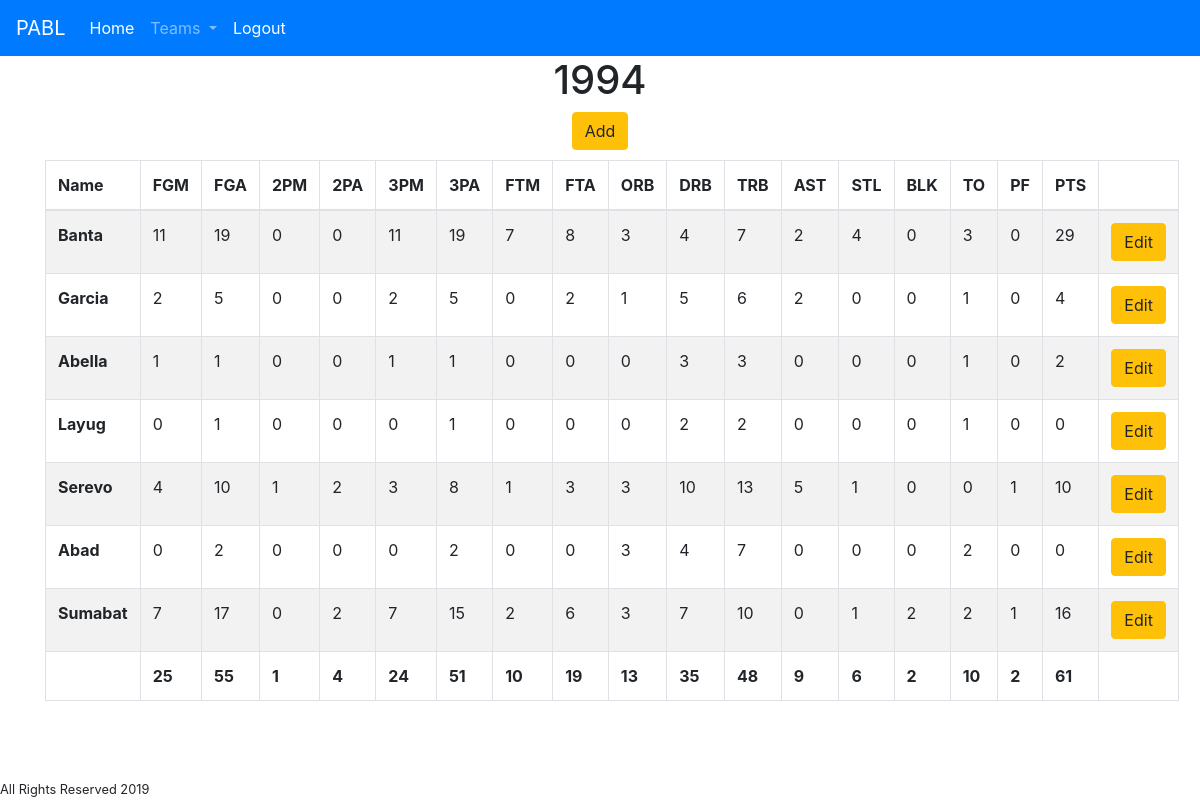
/team/1994 (signed in), run on the app's committed database.
### tables this page shows
CREATE TABLE "1994vs2015" (
	"id"	INTEGER PRIMARY KEY AUTOINCREMENT,
	"name"	TEXT,
	"team"	TEXT,
	"fgm"	INTEGER,
	"fga"	INTEGER,
	"2pm"	INTEGER,
	"2pa"	INTEGER,
	"3pm"	INTEGER,
	"3pa"	INTEGER,
	"ftm"	INTEGER,
	"fta"	INTEGER,
	"orb"	INTEGER,
	"drb"	INTEGER,
	"trb"	INTEGER,
	"ast"	INTEGER,
	"stl"	INTEGER,
	"blk"	INTEGER,
	"to"	INTEGER,
	"pf"	INTEGER,
	"pts"	INTEGER
);

### app.py (the view)
@app.route('/team', defaults={"name":"Default"})
@app.route('/team/<name>')
def team(name):
    username = session["username"]
    if name == "Default":
        return render_template('team_default.html', username=username)
    else:
       if name == "19909395":
           results = teamread('2008vs1990/93/95', '1990/93/95')
           stats = sum_stats(results)
           return render_template('team.html', results=results, stats=stats, username=username)
       elif name == "2008":
           results = teamread('2008vs1990/93/95', '2008')
           stats = sum_stats(results)
           return render_template('team.html', results=results, stats=stats, username=username)
       elif name == "200018":
           results = teamread('2000/18vs2003', '2000/18')
           stats = sum_stats(results)
           return render_template('team.html', results=results, stats=stats, username=username)
       elif name == "2003":
           results = teamread('2000/18vs2003', '2003')
           stats = sum_stats(results)
           return render_template('team.html', results=results, stats=stats, username=username)
       elif name == "201319":
           results = teamread('2013/19vs1992', '2013/19')
           stats = sum_stats(results)
           return render_template('team.html', results=results, stats=stats, username=username)
       elif name == "1992":
           results = teamread('2013/19vs1992', '1992')
           stats = sum_stats(results)
           return render_template('team.html', results=results, stats=stats, username=username)
       elif name == "1994":
           results = teamread('1994vs2015', '1994')
           stats = sum_stats(results)
           return render_template('team.html', results=results, stats=stats, username=username)
       elif name == "2015":
           results = teamread('1994vs2015', '2015')
           stats = sum_stats(results)
           return render_template('team.html', results=results, stats=stats, username=username)
       elif name == "2002":
           results = teamread('2002vs2006', '2002')
           stats = sum_stats(results)
           return render_template('team.html', results=results, stats=stats, username=username)
       elif name == "2006":
           results = teamread('2002vs2006', '2006')
           stats = sum_stats(results)
           return render_template('team.html', results=results, stats=stats, username=username)
       elif name == "2004":
           results = teamread('2004vs2014', '2004')
           stats = sum_stats(results)
           return render_template('team.html', results=results, stats=stats, username=username)
       elif name == "2014":
           results = teamread('2004vs2014', '2014')
           stats = sum_stats(results)
           return render_template('team.html', results=results, stats=stats, username=username)
       elif name == "2009":
           results = teamread('2009vs2010', '2009')
           stats = sum_stats(results)
           return render_template('team.html', results=results, stats=stats, username=username)
       elif name == "2010":
           results = teamread('2009vs2010', '2010')
           stats = sum_stats(results)
           return render_template('team.html', results=results, stats=stats, username=username)
       elif name == "2012":
           results = teamread('2012vs1999', '2012')
           stats = sum_stats(results)
           return render_template('team.html', results=results, stats=stats, username=username)
       elif name == "1999":
           results = teamread('2012vs1999', '1999')
           stats = sum_stats(results)
           return render_template('team.html', results=results, stats=stats, username=username)
       else:
           return render_template('team_error.html', name=name, username=username)

### app.py (called while the page is built)
def connect_db(filename):
    conn = sqlite3.connect(filename)
    return conn

def teamread(tablename, teamname):
    conn = connect_db('dayone.db')
    cur = conn.cursor()
    query = '''SELECT * FROM "{}" WHERE team = "{}"'''.format(tablename, teamname)
    cur.execute(query)
    results = cur.fetchall()
    cur.close()
    return results

def sum_stats(results):
    total_stats = list()
    i = 3
    while i < 20:
        total_stats.append(0)
        i += 1
    for result in results:
        i = 3
        j = 0
        while i < 20:
            total_stats[j] += result[i]
            i += 1
            j += 1
    return total_stats

### templates/team.html (shortened to what this page needs)
{% extends 'base.html' %}
{% block content %}
  <div class="container">
    <h1 align="center"> {{ results[0][2] }}
    {% if username == "admin" %}
            <form method="get" action="{{ url_for('add') }}">
              <button type="submit" value="{{ results[0][2] }}" name="team" class="btn btn-warning">Add</button>
            </form>
    {% endif %}
     </h1>
    <table class="table table-striped table-bordered table-hover">
      <thead>
        <tr>
          <th scope="col">Name</th>
          <th scope="col">FGM</th>
          <th scope="col">FGA</th>
          <th scope="col">2PM</th>
          <th scope="col">2PA</th>
          <th scope="col">3PM</th>
          <th scope="col">3PA</th>
          <th scope="col">FTM</th>
          <th scope="col">FTA</th>
          <th scope="col">ORB</th>
          <th scope="col">DRB</th>
          <th scope="col">TRB</th>
          <th scope="col">AST</th>
          <th scope="col">STL</th>
          <th scope="col">BLK</th>
          <th scope="col">TO</th>
          <th scope="col">PF</th>
          <th scope="col">PTS</th>
          {% if username == "admin" %}
          <th scope="col"> </th>
          {% endif %}
        </tr>
      </thead>
      <tbody>
      {% for result in results %}
        <tr>
          <th>{{ result[1] }}</th>
          <td>{{ result[3] }}</td>
          <td>{{ result[4] }}</td>
          <td>{{ result[5] }}</td>
          <td>{{ result[6] }}</td>
          <td>{{ result[7] }}</td>
          <td>{{ result[8] }}</td>
          <td>{{ result[9] }}</td>
          <td>{{ result[10] }}</td>
          <td>{{ result[11] }}</td>
          <td>{{ result[12] }}</td>
          <td>{{ result[13] }}</td>
          <td>{{ result[14] }}</td>
          <td>{{ result[15] }}</td>
          <td>{{ result[16] }}</td>
          <td>{{ result[17] }}</td>
          <td>{{ result[18] }}</td>
          <td>{{ result[19] }}</td>
          {% if username == "admin" %}
          <td>
            <form method="get" action="{{ url_for('edit') }}">
              <button type="submit" value="{{ result[0] }}" name="id" class="btn btn-warning">Edit</button>
            </form>
          </td>
          {% endif %}
        </tr>
      {% endfor %}
      <tr>
          <th></th>
          {% for stat in stats %}
            <th>{{ stat }}</th>
          {% endfor %}
          {% if username == "admin" %}
            <th></th>
          {% endif %}
      </tr>
      </tbody>
    </table>
  </div>
{% endblock %}

### data on the page
1994vs2015: team "1994", name "Banta", fgm "11", fga "19", 2pm "0", 2pa "0", 3pm "11", 3pa "19", ftm "7", fta "8", orb "3", drb "4", trb "7", ast "2", stl "4", blk "0", to "3", pf "0", pts "29", {{ result[0] }} 12 (drawn)
1994vs2015: name "Garcia", fgm "2", fga "5", 2pm "0", 2pa "0", 3pm "2", 3pa "5", ftm "0", fta "2", orb "1", drb "5", trb "6", ast "2", stl "0", blk "0", to "1", pf "0", pts "4", {{ result[0] }} 13 (drawn)
1994vs2015: name "Abella", fgm "1", fga "1", 2pm "0", 2pa "0", 3pm "1", 3pa "1", ftm "0", fta "0", orb "0", drb "3", trb "3", ast "0", stl "0", blk "0", to "1", pf "0", pts "2", {{ result[0] }} 14 (drawn)
1994vs2015: name "Layug", fgm "0", fga "1", 2pm "0", 2pa "0", 3pm "0", 3pa "1", ftm "0", fta "0", orb "0", drb "2", trb "2", ast "0", stl "0", blk "0", to "1", pf "0", pts "0", {{ result[0] }} 15 (drawn)
1994vs2015: name "Serevo", fgm "4", fga "10", 2pm "1", 2pa "2", 3pm "3", 3pa "8", ftm "1", fta "3", orb "3", drb "10", trb "13", ast "5", stl "1", blk "0", to "0", pf "1", pts "10", {{ result[0] }} 16 (drawn)
1994vs2015: name "Abad", fgm "0", fga "2", 2pm "0", 2pa "0", 3pm "0", 3pa "2", ftm "0", fta "0", orb "3", drb "4", trb "7", ast "0", stl "0", blk "0", to "2", pf "0", pts "0", {{ result[0] }} 17 (drawn)
1994vs2015: name "Sumabat", fgm "7", fga "17", 2pm "0", 2pa "2", 3pm "7", 3pa "15", ftm "2", fta "6", orb "3", drb "7", trb "10", ast "0", stl "1", blk "2", to "2", pf "1", pts "16", {{ result[0] }} 18 (drawn)

### other printed values
{{ stat }} "25" "55" "1" "4" "24" "51" "10" "19" "13" "35" "48" "9" "6" "2" "10" "2" "61"
